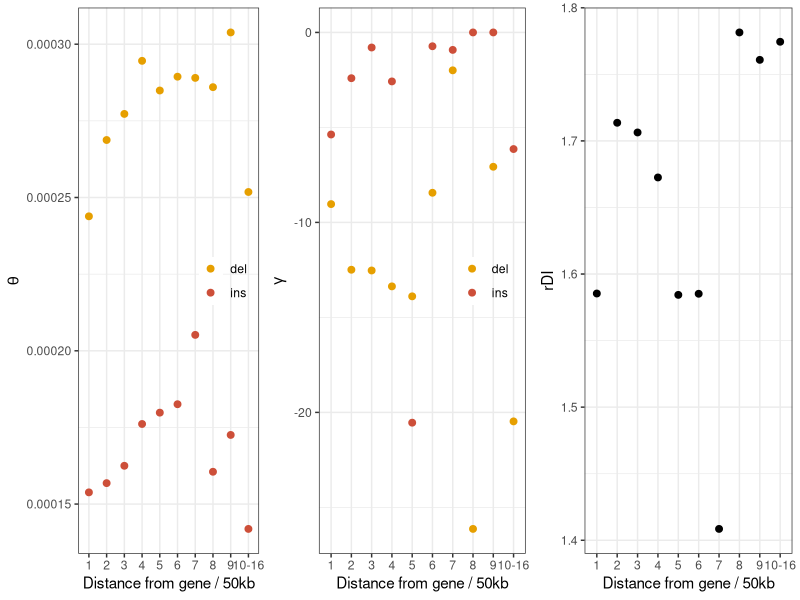

This figure's R source:
# Title     : TODO
# Objective : TODO
# Created by: henryjuho
# Created on: 28/11/2017

library(ggplot2)
library(gridExtra)
library(gtools)

cbPalette <- c("#E69F00", 'tomato 3', 'steel blue', "#999999", "#56B4E9", "#009E73", "#F0E442", "#0072B2", "#D55E00", "#CC79A7")

prox_data = read.csv('gt_sel_neu_ref_genedist.results.csv')

prox_data$bin = factor(prox_data$bin, levels=mixedsort(as.character(subset(prox_data, sel_type=='sel' & var_type=='ins')$bin)))
prox_data$mean_gamma = as.numeric(as.character(prox_data$shape)) * as.numeric(as.character(prox_data$scale)) * -1

ins_theta = subset(prox_data, sel_type == 'sel' & var_type == 'ins', select=c(bin, theta))
colnames(ins_theta) = c('bin', 'ins_theta')

del_theta = subset(prox_data, sel_type == 'sel' & var_type == 'del', select=c(bin, theta))
colnames(del_theta) = c('bin', 'del_theta')

rdi_data = as.data.frame(cbind(ins_theta, del_theta$del_theta))
rdi_data$rdi = rdi_data$del_theta / rdi_data$ins_theta

theta_plot = ggplot(subset(prox_data, sel_type=='sel'), aes(x=bin, y=theta, colour=var_type)) +
      geom_point(stat='identity', size = 2) +
      theme_bw() +
      scale_colour_manual(values=cbPalette) +
      ylab(expression(theta))  + xlab('Distance from gene / 50kb') +
      theme(legend.title = element_blank(), legend.position = c(0.8, 0.5), legend.background = element_blank())

gamma_plot = ggplot(subset(prox_data, sel_type=='sel'), aes(x=bin, y=mean_gamma, colour=var_type)) +
      geom_point(stat='identity', size = 2) +
      theme_bw() +
      scale_colour_manual(values=cbPalette) +
      ylab(expression(gamma))  + xlab('Distance from gene / 50kb') +
      theme(legend.title = element_blank(), legend.position = c(0.8, 0.5), legend.background = element_blank())

rdi_plot = ggplot(rdi_data, aes(x=bin, y=rdi)) +
      geom_point(stat='identity', size = 2) +
      theme_bw() +
      ylab('rDI')  + xlab('Distance from gene / 50kb')

png(file='distance_estimates.png', width=9, height=3, units='in', res=360)

grid.arrange(theta_plot, gamma_plot, rdi_plot, nrow=1)

dev.off()
